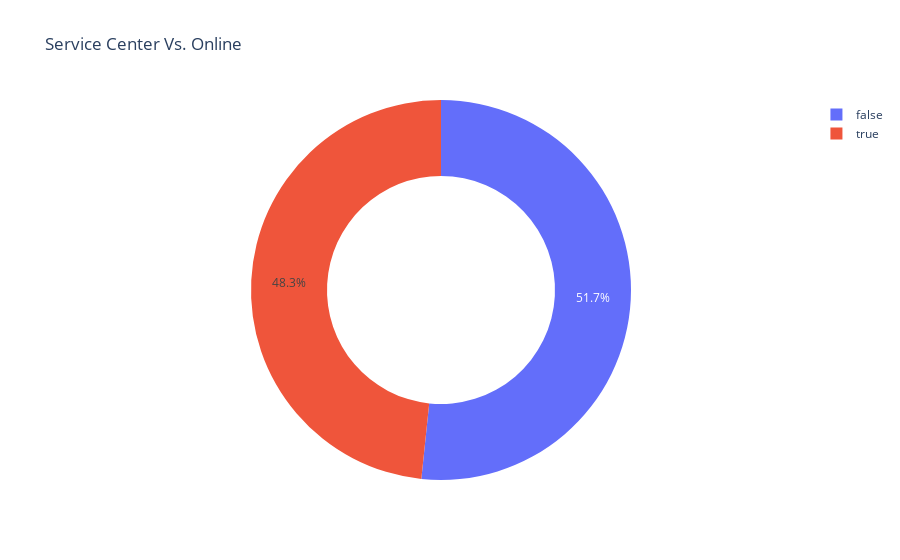

Notebook code for this chart:
### Markdown cell above
## 7.Can issues be solved online?
While chat being the most useful connective tool amongst others,what amount of problems where actually solved by those representatives? Did the customers had to visit the service center at last?

### Code cell
service_center = data['Support Center Filter'].value_counts(normalize=True)
plotly_donut(service_center,title='Service Center Vs. Online')

### Figure 1 — Plotly figure (JSON) as saved in the notebook; plotly's stock layout.template omitted (floating-point values rounded to 4 significant figures)
{"data": [{"hole": 0.6, "labels": [false, true], "type": "pie", "values": [0.5165, 0.4835]}], "layout": {"title": {"text": "Service Center Vs. Online"}}}
